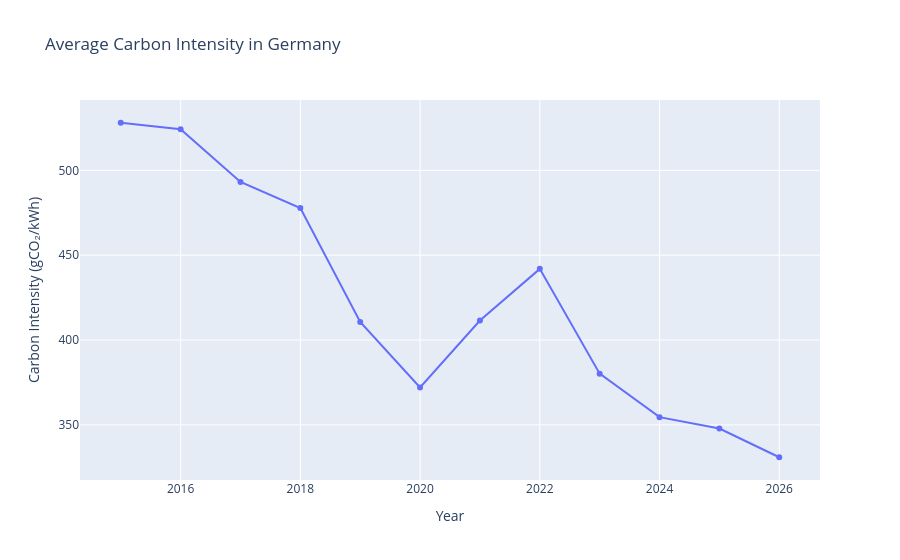

Notebook cell for this chart:
### Markdown cell above
### Germany: what the annual demand and intensity series show

The saved annual aggregation begins in **2015** for Germany, even though some global datasets contain observations from 2010. In the displayed results, average monthly electricity demand is approximately **46.43 TWh in 2015** and **41.52 TWh in 2024**. Over the same years, average carbon intensity falls from about **528.06 to 354.56 gCO₂/kWh**.

These two movements are not identical. The lower carbon intensity indicates less CO₂ emitted per unit of electricity according to the source's intensity measure; it cannot be explained solely by the modest reduction in demand. Changes in the generation mix are a plausible factor and motivate the following clean-versus-fossil analysis. The series also shows non-monotonic variation, so describing the trajectory as a steady decline would be inaccurate.

**Comparability matters:** an annual average based on fewer than twelve months is not directly equivalent to a complete calendar-year average, particularly for electricity with strong seasonal patterns. The most recent year should be treated as year-to-date unless its twelve monthly observations are confirmed.

### Code cell
fig = px.line(
    germany_annual,
    x="year",
    y="avg_carbon_intensity",
    markers=True,
    title="Average Carbon Intensity in Germany",
    labels={
        "year": "Year",
        "avg_carbon_intensity": "Carbon Intensity (gCO₂/kWh)",
    },
)

fig.show()

### Figure 1 — Plotly figure (JSON) as saved in the notebook; plotly's stock layout.template omitted (floating-point values rounded to 4 significant figures)
{"data": [{"hovertemplate": "Year=%{x}<br>Carbon Intensity (gCO₂/kWh)=%{y}<extra></extra>", "legendgroup": "", "line": {"color": "#636efa", "dash": "solid"}, "marker": {"symbol": "circle"}, "mode": "lines+markers", "name": "", "orientation": "v", "showlegend": false, "type": "scatter", "x": [2015, 2016, 2017, 2018, 2019, 2020, 2021, 2022, 2023, 2024, 2025, 2026], "xaxis": "x", "y": [528.1, 524.2, 493.1, 477.8, 410.7, 372.1, 411.5, 441.9, 380.2, 354.6, 347.8, 330.9], "yaxis": "y"}], "layout": {"legend": {"tracegroupgap": 0}, "title": {"text": "Average Carbon Intensity in Germany"}, "xaxis": {"anchor": "y", "domain": [0, 1], "title": {"text": "Year"}}, "yaxis": {"anchor": "x", "domain": [0, 1], "title": {"text": "Carbon Intensity (gCO₂/kWh)"}}}}
